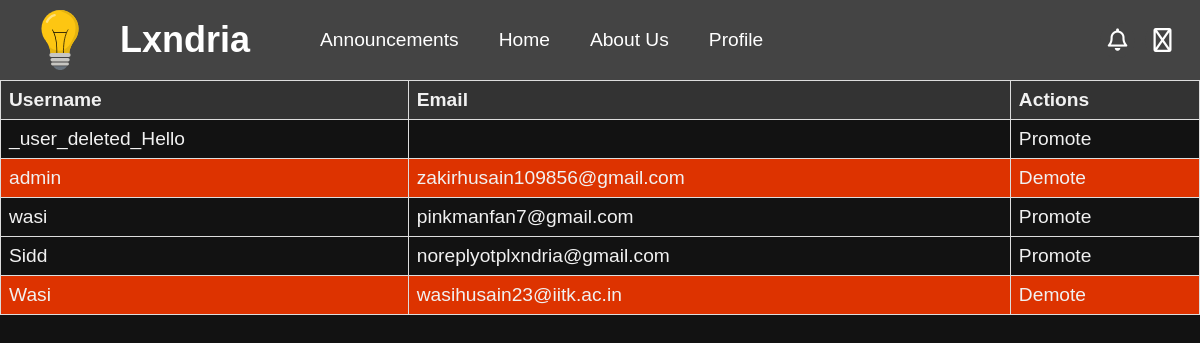
Page /admin-controls (signed in) on the earlier database version.
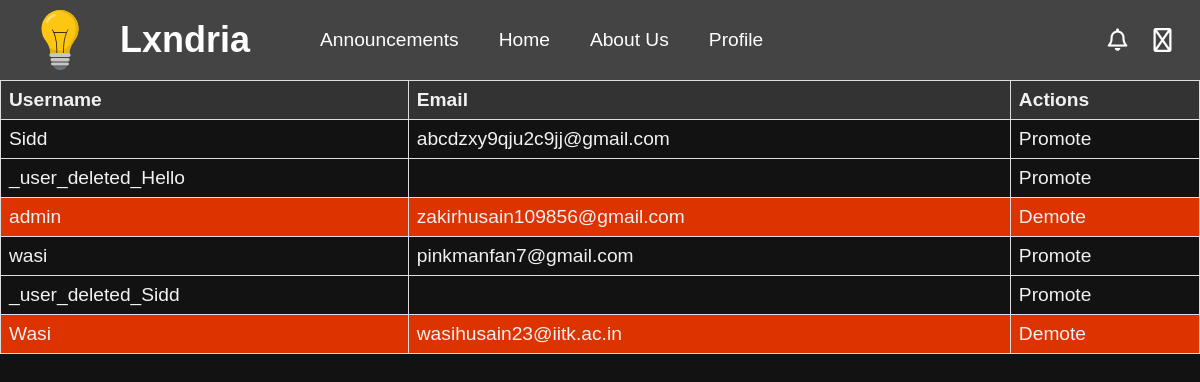
Same page on the later database version.
### app/models.py (models this page shows, shortened)
class Profile(db.Model):
    __tablename__ = "profile"
    __table_args__ = {"extend_existing": True}
    username = db.Column(db.String(80), db.ForeignKey('user.username'), primary_key=True)  # Primary + Foreign Key
    user = db.relationship('User', backref=db.backref('profile', uselist=False, cascade="all, delete-orphan"))
    profile_pic = db.Column(db.String(255), default="/images/default-profile.jpg")
    bio = db.Column(db.Text, default="This user has not set a bio yet.")
    upvotes = db.Column(db.Integer, default=0)
    created_at = db.Column(db.DateTime, default=datetime.utcnow)
    updated_at = db.Column(db.DateTime, onupdate=datetime.utcnow)
    @property
    def is_moderator(self):
        return Moderators.query.filter_by(username=self.username).count() != 0

class User(db.Model, UserMixin): # create a User class to store user information
    __tablename__ = "user"
    __table_args__ = {"extend_existing": True}  # Allow modifications to the table
    id = db.Column(db.Integer, primary_key=True)
    username = db.Column(db.String(80), unique=True, nullable=False)
    name = db.Column(db.String(80), nullable=False)
    password_hash = db.Column(db.String(120), nullable=False)
    email = db.Column(db.String(120), unique=True, nullable=False)
    created_at = db.Column(db.DateTime, default=datetime.utcnow)
    updated_at = db.Column(db.DateTime, onupdate=datetime.utcnow)

### app/routes/admin.py (the view, shortened to what this page needs)
@admin_bp.route('/admin-controls')
def admin():
    if not current_user.is_authenticated:
        return redirect(url_for('routes.auth.login'))
    if current_user.username != 'admin':
        return redirect(url_for('routes.account.account'))
    users = Profile.query.order_by(Profile.created_at.desc()).all()
    if request.args.get('mods') == '1':
        Users=[]
        for user in users:
            if user.is_moderator:
                Users.append(user)
        users = Users
    return render_template('admin.html', users=users)

### app/routes/auth.py (called while the page is built)
@login_manager.user_loader
def load_user(user_id):
    return User.query.get(int(user_id))

### app/templates/admin.html (shortened to what this page needs)
<!DOCTYPE html>
<html>
    <head>
        {%include 'banner.html'%}
        <link rel="stylesheet" type="text/css" href="{{url_for('static', filename='css/admin.css')}}">
    </head>
    <body>
        <table>
            <thead>
                <tr>
                    <th>Username</th>
                    <th>Email</th>
                    <th>Actions</th>
                </tr>
            </thead>
            <tbody>
                {% for user in users %}
                {%if user.is_moderator%}
                    <tr  style="background-color: #d30;">
                        <td>
                            <a href="/admin-controls/view?user={{user.username}}">{{user.username}}</a>
                {% else %}
                    <tr>
                        <td>
                            <a href="/account/{{user.username}}"> {{user.username}} </a>
                {% endif %}
                        </td>
                        <td>
                            <a href="mailto:{{user.user.email}}">
                            {{user.user.email}}
                            </a>
                        </td>
                        <td>
                            {% if user.is_moderator %}
                                <a href="/admin-controls?demote=1&user={{user.username}}">Demote</a>
                            {% else %}
                                <a href="/admin-controls?promote=1&user={{user.username}}">Promote</a>
                            {% endif %}
                        </td>
                    </tr>
                {% endfor %}
            </tbody>
        </table>
    </body>
</html>

Differences in the rows shown:
changed Profile "Sidd": user.email "noreplyotplxndria@gmail.com" → "abcdzxy9qju2c9jj@gmail.com"; moves up the list
added Profile: username "_user_deleted_Sidd"
